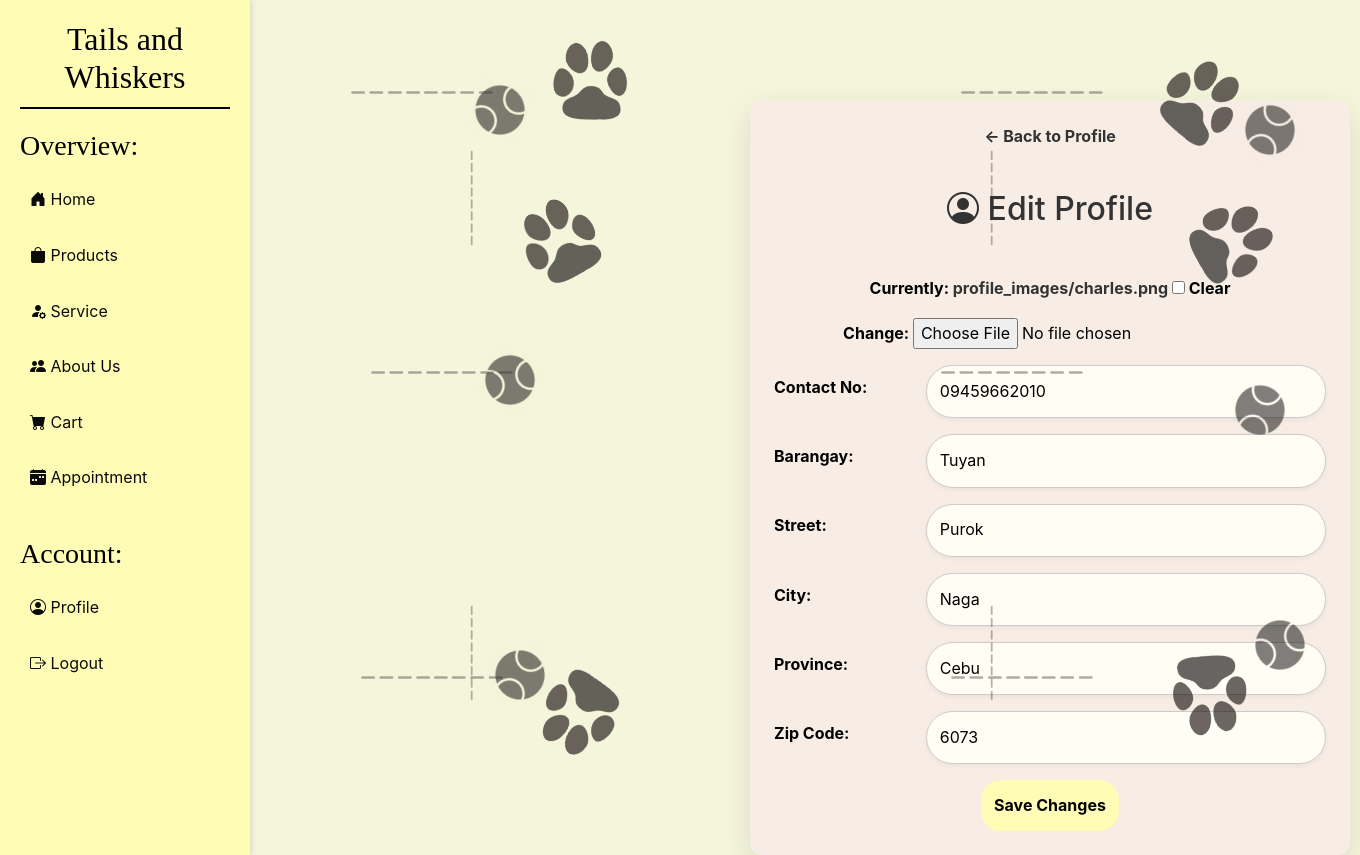
Screenshot of /users/edit_profile/ (signed in) with the database file from the repository.
### users/models.py (models this page shows, shortened)
class Customer(models.Model):
    user = models.OneToOneField(CustomUser, on_delete=models.CASCADE)
    contact_no = models.CharField(max_length=15, blank=True, null=True)
    barangay = models.CharField(max_length=100, blank=True, null=True)
    street = models.CharField(max_length=100, blank=True, null=True)
    city = models.CharField(max_length=100, blank=True, null=True)
    province = models.CharField(max_length=100, blank=True, null=True)
    zip_code = models.CharField(max_length=10, blank=True, null=True)
    profile_image = models.ImageField(upload_to='profile_images/', null=True, blank=True, default='default_profile.png')

### users/views.py (the view)
# urls.py: path('edit_profile/', edit_profile, name='edit_profile'),
@login_required
def edit_profile(request):
    try:
        customer = request.user.customer
    except Customer.DoesNotExist:
        customer = Customer.objects.create(user=request.user)
    if request.method == 'POST':
        form = CustomerForm(request.POST, request.FILES, instance=request.user.customer)
        if form.is_valid():
            form.save()
            return redirect('profile')
    else:
        form = CustomerForm(instance=customer)
    return render(request, 'users/edit_profile.html', {'form': form})

### users/forms.py
class CustomerForm(forms.ModelForm):
    class Meta:
        model = Customer
        fields = ['profile_image', 'contact_no', 'barangay', 'street', 'city', 'province', 'zip_code']

### users/templates/users/edit_profile.html (shortened to what this page needs)
{% load static %}
<!DOCTYPE html>
<html lang="en">
<head>
    <link href="https://cdn.jsdelivr.net/npm/bootstrap-icons/font/bootstrap-icons.css" rel="stylesheet">
    <link href="https://cdn.jsdelivr.net/npm/bootstrap@5.2.3/dist/css/bootstrap.min.css" rel="stylesheet">
</head>
<body>
    <div class="sidebar">
        <h2>Tails and Whiskers</h2>
        {% if user.is_authenticated %}
            {% if user.is_staff %}
                <h3>Overview:</h3>
                <a href="{% url 'home' %}">
                    <i class="bi bi-house-door-fill"></i> Home</a>
                <a href="{% url 'inventory_list' %}">
                    <i class="bi bi-backpack4-fill"></i> Inventory</a>
                <a href="{% url 'admin_appointment_list' %}">
                    <i class="bi bi-calendar-week-fill"></i> Appointments</a>
                <a href="{% url 'admin_cart' %}">
                    <i class="bi bi-cart-plus-fill"></i> Orders</a>
            {% else %}
                <h3>Overview:</h3>
                <a href="{% url 'home' %}">
                    <i class="bi bi-house-door-fill"></i> Home</a>
                <a href="{% url 'uproduct_list' %}">
                    <i class="bi bi-bag-fill"></i> Products</a>
                <a href="{% url 'service' %}">
                    <i class="bi bi-person-fill-gear"></i> Service</a>
                <a href="{% url 'aboutus' %}">
                    <i class="bi bi-people-fill"></i> About Us</a>
                <a href="{% url 'cart' %}">
                    <i class="bi bi-cart-fill"></i> Cart</a>
                <a href="{% url 'appointment_list' %}">
                    <i class="bi bi-calendar-week-fill"></i> Appointment</a>
            {% endif %}
            <br>
            <h3>Account:</h3>
            <a href="{% url 'profile' %}">
                <i class="bi bi-person-circle"></i> Profile</a>
            <a href="{% url 'logout_view' %}">
                <i class="bi bi-box-arrow-right"></i> Logout</a>
        {% endif %}
    </div>
    <div class="form-container">
        <a href="{% url 'profile' %}">← Back to Profile</a>
        <h2> <i class="bi bi-person-circle"></i> Edit Profile</h2>
        <form method="post" enctype="multipart/form-data">
            <div class="form-group-profile">
                {{ form.profile_image }}
            </div>
            <div class="form-group">
                <label for="id_contact_no">Contact No:</label>
                {{ form.contact_no }}
            </div>
            <div class="form-group">
                <label for="id_barangay">Barangay:</label>
                {{ form.barangay }}
            </div>
            <div class="form-group">
                <label for="id_street">Street:</label>
                {{ form.street }}
            </div>
            <div class="form-group">
                <label for="id_city">City:</label>
                {{ form.city }}
            </div>
            <div class="form-group">
                <label for="id_province">Province:</label>
                {{ form.province }}
            </div>
            <div class="form-group">
                <label for="id_zip_code">Zip Code:</label>
                {{ form.zip_code }}
            </div>
            <div class="save-button">
                <button type="submit">Save Changes</button>
            </div>
        </form>
    </div>
    <div class="decoration-container">
        <img src="{% static 'images/paw1.png' %}" alt="Paw Icon" class="paw-image paw-1">
        <img src="{% static 'images/paw1.png' %}" alt="Paw Icon" class="paw-image paw-2">
        <img src="{% static 'images/paw1.png' %}" alt="Paw Icon" class="paw-image paw-3">
        <img src="{% static 'images/paw1.png' %}" alt="Paw Icon" class="paw-image paw-4">
        <img src="{% static 'images/paw1.png' %}" alt="Paw Icon" class="paw-image paw-5">
        <img src="{% static 'images/paw1.png' %}" alt="Paw Icon" class="paw-image paw-6">
        <img src="{% static 'images/petball.png' %}" alt="Pet Ball" class="petball-image petball-1">
        <img src="{% static 'images/petball.png' %}" alt="Pet Ball" class="petball-image petball-2">
        <img src="{% static 'images/petball.png' %}" alt="Pet Ball" class="petball-image petball-3">
        <img src="{% static 'images/petball.png' %}" alt="Pet Ball" class="petball-image petball-4">
        <img src="{% static 'images/petball.png' %}" alt="Pet Ball" class="petball-image petball-5">
        <img src="{% static 'images/petball.png' %}" alt="Pet Ball" class="petball-image petball-6">
        <img src="{% static 'images/brokenline.png' %}" alt="Broken Line" class="brokenline-image line-horizontal line-h1">
        <img src="{% static 'images/brokenline.png' %}" alt="Broken Line" class="brokenline-image line-horizontal line-h2">
        <img src="{% static 'images/brokenline.png' %}" alt="Broken Line" class="brokenline-image line-horizontal line-h3">
        <img src="{% static 'images/brokenline.png' %}" alt="Broken Line" class="brokenline-image line-horizontal line-h4">
        <img src="{% static 'images/brokenline.png' %}" alt="Broken Line" class="brokenline-image line-horizontal line-h5">
        <img src="{% static 'images/brokenline.png' %}" alt="Broken Line" class="brokenline-image line-horizontal line-h6">
        <img src="{% static 'images/brokenline.png' %}" alt="Broken Line" class="brokenline-image line-vertical line-v1">
        <img src="{% static 'images/brokenline.png' %}" alt="Broken Line" class="brokenline-image line-vertical line-v2">
        <img src="{% static 'images/brokenline.png' %}" alt="Broken Line" class="brokenline-image line-vertical line-v3">
        <img src="{% static 'images/brokenline.png' %}" alt="Broken Line" class="brokenline-image line-vertical line-v4">
    </div>
</body>
</html>

### rows the page displays
Customer: contact_no "09459662010", barangay "Tuyan", street "Purok", city "Naga", province "Cebu", zip_code "6073"
